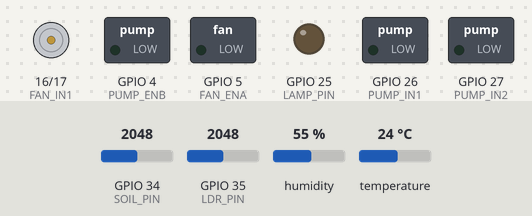
This sketch was run on a simulated ESP32. Shown: motor-driver pin pairs drawn as motors (green arrow = first pin HIGH = forward, orange = second pin HIGH = backward, longer = more drive), switched loads named in the sketch (green lamp = pin HIGH), output pins drawn as LEDs (lit = HIGH). Inputs (shaded band) come from the test bench; at power-on: GPIO 34 (SOIL_PIN) = 2048, GPIO 35 (LDR_PIN) = 2048, humidity 55 %, temperature 24 °C. WiFi joins after 1.5 s; servers stay silent unless stated; the Firebase database answers and starts empty; what the sketch prints to the serial monitor is not drawn.

Above: at 0.0 s.
At 1.1 s:
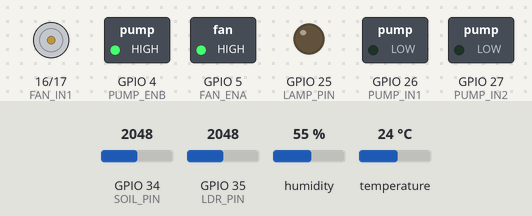
At 30.7 s:
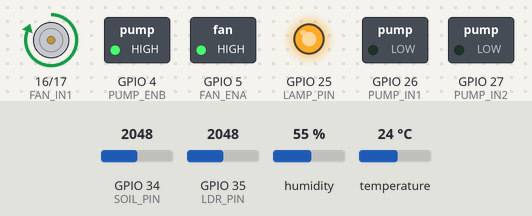
Timing chart, 0 to 32.2 s (numbered marks = the images above):
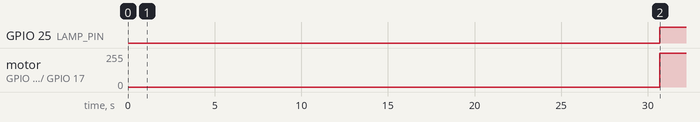

The sketch:

esp32-simple-firebase.ino
```cpp
/**
 * IoT Dashboard - ESP32 Firebase (SIMPLIFIED VERSION)
 * Kompatibel dengan semua versi Firebase library
 */

#include <WiFi.h>
#include <Firebase_ESP_Client.h>
#include "addons/TokenHelper.h"
#include "addons/RTDBHelper.h"
#include <DHT.h>

// =======================
//   WIFI & FIREBASE
// =======================
#define WIFI_SSID     "F6"
#define WIFI_PASSWORD "kodok321"

#define API_KEY       "AIzaSyCH2L80uoizUUNN6hbvnbhoFBkfesEeHH0"
#define DATABASE_URL  "https://iot-dashboard-ca956-default-rtdb.asia-southeast1.firebasedatabase.app"

FirebaseData fbdo;
FirebaseAuth auth;
FirebaseConfig config;

// =======================
//   PIN SENSOR
// =======================
#define DHTPIN   23
#define DHTTYPE  DHT22
#define SOIL_PIN 34
#define LDR_PIN  35
DHT dht(DHTPIN, DHTTYPE);

// =======================
//  KALIBRASI SENSOR
// =======================
int airValue   = 3000;
int waterValue = 1200;
float Rfixed = 10000.0;

// =======================
//   PIN AKTUATOR
// =======================
#define FAN_IN1   16
#define FAN_IN2   17
#define FAN_ENA   5

#define PUMP_IN1  26
#define PUMP_IN2  27
#define PUMP_ENB  4

#define LAMP_PIN  25

// =======================
//   BATAS AUTO MODE
// =======================
const float TEMP_HIGH        = 32.0;
const float HUMID_LOW        = 71.0;
const float SOIL_LOW_PERCENT = 50.0;
const float LUX_LOW          = 22.0;

// =======================
//   TIMER & STATE
// =======================
unsigned long lastSensorSend = 0;
unsigned long lastCommandRead = 0;
const unsigned long SENSOR_INTERVAL = 60000;  // 1 menit
const unsigned long COMMAND_INTERVAL = 30000; // 30 detik

bool fanOn = false;
bool pumpOn = false;
bool lampOn = false;

// =======================
//   FUNGSI AKTUATOR
// =======================
void setFan(bool on) {
  digitalWrite(FAN_IN1, on ? HIGH : LOW);
  digitalWrite(FAN_IN2, LOW);
  digitalWrite(FAN_ENA, HIGH);
  fanOn = on;
}

void setPump(bool on) {
  digitalWrite(PUMP_IN1, on ? HIGH : LOW);
  digitalWrite(PUMP_IN2, LOW);
  digitalWrite(PUMP_ENB, HIGH);
  pumpOn = on;
}

void setLamp(bool on) {
  digitalWrite(LAMP_PIN, on ? HIGH : LOW);
  lampOn = on;
}

// =======================
//        SETUP
// =======================
void setup() {
  Serial.begin(115200);
  delay(1000);

  Serial.println("\n\n===== ESP32 IoT Dashboard =====\n");

  dht.begin();

  pinMode(FAN_IN1, OUTPUT);
  pinMode(FAN_IN2, OUTPUT);
  pinMode(FAN_ENA, OUTPUT);

  pinMode(PUMP_IN1, OUTPUT);
  pinMode(PUMP_IN2, OUTPUT);
  pinMode(PUMP_ENB, OUTPUT);

  pinMode(LAMP_PIN, OUTPUT);

  setFan(false);
  setPump(false);
  setLamp(false);

  // -------- WIFI ---------
  Serial.print("Connecting to WiFi: ");
  Serial.println(WIFI_SSID);
  WiFi.begin(WIFI_SSID, WIFI_PASSWORD);

  int wifiRetry = 0;
  while (WiFi.status() != WL_CONNECTED && wifiRetry < 20) {
    delay(500);
    Serial.print(".");
    wifiRetry++;
  }

  if (WiFi.status() == WL_CONNECTED) {
    Serial.println("\n✅ WiFi Connected!");
    Serial.print("IP: ");
    Serial.println(WiFi.localIP());
  } else {
    Serial.println("\n❌ WiFi Failed!");
    while(1) delay(1000);
  }

  // -------- FIREBASE ---------
  Serial.println("\nInitializing Firebase...");
  Serial.printf("API Key: %.20s...\n", API_KEY);
  Serial.printf("Database URL: %s\n", DATABASE_URL);

  config.api_key = API_KEY;
  config.database_url = DATABASE_URL;

  auth.user.email = "test@test.com";
  auth.user.password = "12345678";

  Firebase.begin(&config, &auth);
  Firebase.reconnectWiFi(true);

  // Wait longer for Firebase to initialize
  Serial.println("Waiting for Firebase...");
  for (int i = 0; i < 10; i++) {
    delay(1000);
    Serial.print(".");
    if (Firebase.ready()) {
      Serial.println("\n✅ Firebase Connected!");
      break;
    }
  }

  if (!Firebase.ready()) {
    Serial.println("\n⚠️ Firebase Connection TIMEOUT!");
    Serial.println("Will retry in loop...");
  }

  Serial.println("==============================\n");
}

// =======================
//         LOOP
// =======================
void loop() {
  unsigned long now = millis();

  // ======== CHECK FIREBASE STATUS EVERY 5 SECONDS ========
  static unsigned long lastStatusCheck = 0;
  if (now - lastStatusCheck >= 5000) {
    if (Firebase.ready()) {
      Serial.println("✅ Firebase Ready - Proceeding with operations");
    } else {
      Serial.println("⏳ Firebase Not Ready Yet - Waiting...");
    }
    lastStatusCheck = now;
  }

  // ======== SEND SENSOR EVERY 1 MINUTE ========
  if (now - lastSensorSend >= SENSOR_INTERVAL) {
    if (Firebase.ready()) {
      readAndSendSensors();
      lastSensorSend = now;
    } else {
      Serial.println("❌ Firebase not ready - skipping sensor send");
    }
  }

  // ======== READ MODE & COMMANDS EVERY 30 SECONDS ========
  if (now - lastCommandRead >= COMMAND_INTERVAL) {
    if (Firebase.ready()) {
      readModeAndControl();
      lastCommandRead = now;
    } else {
      Serial.println("❌ Firebase not ready - skipping mode read");
    }
  }

  delay(1000);
}

// =======================
//   BACA & KIRIM SENSOR
// =======================
void readAndSendSensors() {
  // ======== BACA SENSOR ========
  float h = dht.readHumidity();
  float t = dht.readTemperature();
  if (isnan(h) || isnan(t)) {
    h = 0;
    t = 0;
  }

  int soilRaw = analogRead(SOIL_PIN);
  float soilPercent = map(constrain(soilRaw, waterValue, airValue), waterValue, airValue, 100, 0);
  soilPercent = constrain(soilPercent, 0, 100);

  int ldrRaw = analogRead(LDR_PIN);
  float Vout = ldrRaw * (3.3 / 4095.0);
  Vout = constrain(Vout, 0.01, 3.29);
  float Rldr = (3.3 - Vout) * Rfixed / Vout;
  float R_k = max(Rldr / 1000.0, 0.1);
  float lux = 500.0 / pow(R_k, 1.4);

  unsigned long timestamp = millis();

  Serial.println("Sending sensor data...");

  // ======== KIRIM SENSOR CURRENT ========
  // airTemp
  FirebaseJson json_temp;
  json_temp.set("value", t);
  json_temp.set("timestamp", timestamp);
  bool ok_temp = Firebase.RTDB.setJSON(&fbdo, "/sensors/airTemp/current", &json_temp);
  Serial.printf("  airTemp: %s (%.1f°C)\n", ok_temp ? "✅" : "❌", t);

  // airHumidity
  FirebaseJson json_humid;
  json_humid.set("value", h);
  json_humid.set("timestamp", timestamp);
  bool ok_humid = Firebase.RTDB.setJSON(&fbdo, "/sensors/airHumidity/current", &json_humid);
  Serial.printf("  airHumidity: %s (%.1f%%)\n", ok_humid ? "✅" : "❌", h);

  // soilMoisture
  FirebaseJson json_soil;
  json_soil.set("value", soilPercent);
  json_soil.set("timestamp", timestamp);
  bool ok_soil = Firebase.RTDB.setJSON(&fbdo, "/sensors/soilMoisture/current", &json_soil);
  Serial.printf("  soilMoisture: %s (%.1f%%)\n", ok_soil ? "✅" : "❌", soilPercent);

  // light
  FirebaseJson json_light;
  json_light.set("value", lux);
  json_light.set("timestamp", timestamp);
  bool ok_light = Firebase.RTDB.setJSON(&fbdo, "/sensors/light/current", &json_light);
  Serial.printf("  light: %s (%.1f lux)\n", ok_light ? "✅" : "❌", lux);

  // ======== KIRIM SERIES DATA ========
  Firebase.RTDB.setJSON(&fbdo, "/sensors/airTemp/series/" + String(timestamp), &json_temp);
  Firebase.RTDB.setJSON(&fbdo, "/sensors/airHumidity/series/" + String(timestamp), &json_humid);
  Firebase.RTDB.setJSON(&fbdo, "/sensors/soilMoisture/series/" + String(timestamp), &json_soil);
  Firebase.RTDB.setJSON(&fbdo, "/sensors/light/series/" + String(timestamp), &json_light);

  Serial.println();
}

// =======================
//   BACA MODE & CONTROL
// =======================
void readModeAndControl() {
  Serial.println("Reading mode and commands...");

  // ======== BACA SYSTEM MODE ========
  String mode = "auto";
  if (Firebase.RTDB.getString(&fbdo, "/system/mode")) {
    String modeData = fbdo.stringData();
    if (modeData.length() > 0) {
      mode = modeData;
    }
  }

  Serial.printf("Mode: %s\n", mode.c_str());

  if (mode == "manual") {
    // ======== MANUAL MODE ========
    readManualCommands();
  }
  else {
    // ======== AUTO MODE ========
    runAutoLogic();
  }

  // ======== KONTROL AKTUATOR ========
  setFan(fanOn);
  setPump(pumpOn);
  setLamp(lampOn);

  // ======== KIRIM STATUS AKTUATOR ========
  FirebaseJson json_fan, json_pump, json_lamp;
  json_fan.set("isOn", fanOn);
  json_pump.set("isOn", pumpOn);
  json_lamp.set("isOn", lampOn);

  Firebase.RTDB.setJSON(&fbdo, "/actuators/fan/state", &json_fan);
  Firebase.RTDB.setJSON(&fbdo, "/actuators/pump/state", &json_pump);
  Firebase.RTDB.setJSON(&fbdo, "/actuators/lamp/state", &json_lamp);

  Serial.println("===== ACTUATOR STATUS =====");
  Serial.printf("Fan : %s\n", fanOn  ? "ON" : "OFF");
  Serial.printf("Pump: %s\n", pumpOn ? "ON" : "OFF");
  Serial.printf("Lamp: %s\n", lampOn ? "ON" : "OFF");
  Serial.println("===========================\n");
}

// =======================
//   MANUAL MODE COMMANDS
// =======================
void readManualCommands() {
  Serial.println(">>> MANUAL MODE <<<");

  // Baca lamp command
  if (Firebase.RTDB.getJSON(&fbdo, "/actuators/lamp/command")) {
    FirebaseJson json = fbdo.to<FirebaseJson>();
    FirebaseJsonData jsonData;
    json.get(jsonData, "isOn");
    if (jsonData.success) {
      lampOn = jsonData.boolValue;
    }
  }

  // Baca fan command
  if (Firebase.RTDB.getJSON(&fbdo, "/actuators/fan/command")) {
    FirebaseJson json = fbdo.to<FirebaseJson>();
    FirebaseJsonData jsonData;
    json.get(jsonData, "isOn");
    if (jsonData.success) {
      fanOn = jsonData.boolValue;
    }
  }

  // Baca pump command
  if (Firebase.RTDB.getJSON(&fbdo, "/actuators/pump/command")) {
    FirebaseJson json = fbdo.to<FirebaseJson>();
    FirebaseJsonData jsonData;
    json.get(jsonData, "isOn");
    if (jsonData.success) {
      pumpOn = jsonData.boolValue;
    }
  }

  Serial.println("Commands received from website");
}

// =======================
//   AUTO MODE LOGIC
// =======================
void runAutoLogic() {
  Serial.println(">>> AUTO MODE <<<");

  // Baca sensor terbaru
  float h = dht.readHumidity();
  float t = dht.readTemperature();
  if (isnan(h) || isnan(t)) { h = 0; t = 0; }

  int soilRaw = analogRead(SOIL_PIN);
  float soilPercent = map(constrain(soilRaw, waterValue, airValue), waterValue, airValue, 100, 0);
  soilPercent = constrain(soilPercent, 0, 100);

  int ldrRaw = analogRead(LDR_PIN);
  float Vout = ldrRaw * (3.3 / 4095.0);
  Vout = constrain(Vout, 0.01, 3.29);
  float Rldr = (3.3 - Vout) * Rfixed / Vout;
  float R_k = max(Rldr / 1000.0, 0.1);
  float lux = 500.0 / pow(R_k, 1.4);

  // ======== LOGIKA AUTO ========
  fanOn  = (t > TEMP_HIGH || h < HUMID_LOW);
  pumpOn = (soilPercent < SOIL_LOW_PERCENT);
  lampOn = (lux < LUX_LOW);

  Serial.println("Auto logic applied:");
  Serial.printf("  Temp > %.1f°C? %s → Fan %s\n", TEMP_HIGH, (t > TEMP_HIGH) ? "YES" : "NO", fanOn ? "ON" : "OFF");
  Serial.printf("  Soil < %.1f%%? %s → Pump %s\n", SOIL_LOW_PERCENT, (soilPercent < SOIL_LOW_PERCENT) ? "YES" : "NO", pumpOn ? "ON" : "OFF");
  Serial.printf("  Lux < %.1f? %s → Lamp %s\n", LUX_LOW, (lux < LUX_LOW) ? "YES" : "NO", lampOn ? "ON" : "OFF");
}
```

Measured:
- by itself, GPIO 25 (LAMP_PIN): LOW → HIGH at 30.7 s
- by itself, motor on GPIO 16 (FAN_IN1) / GPIO 17 (FAN_IN2): stopped → forward 255/255 at 30.7 s
